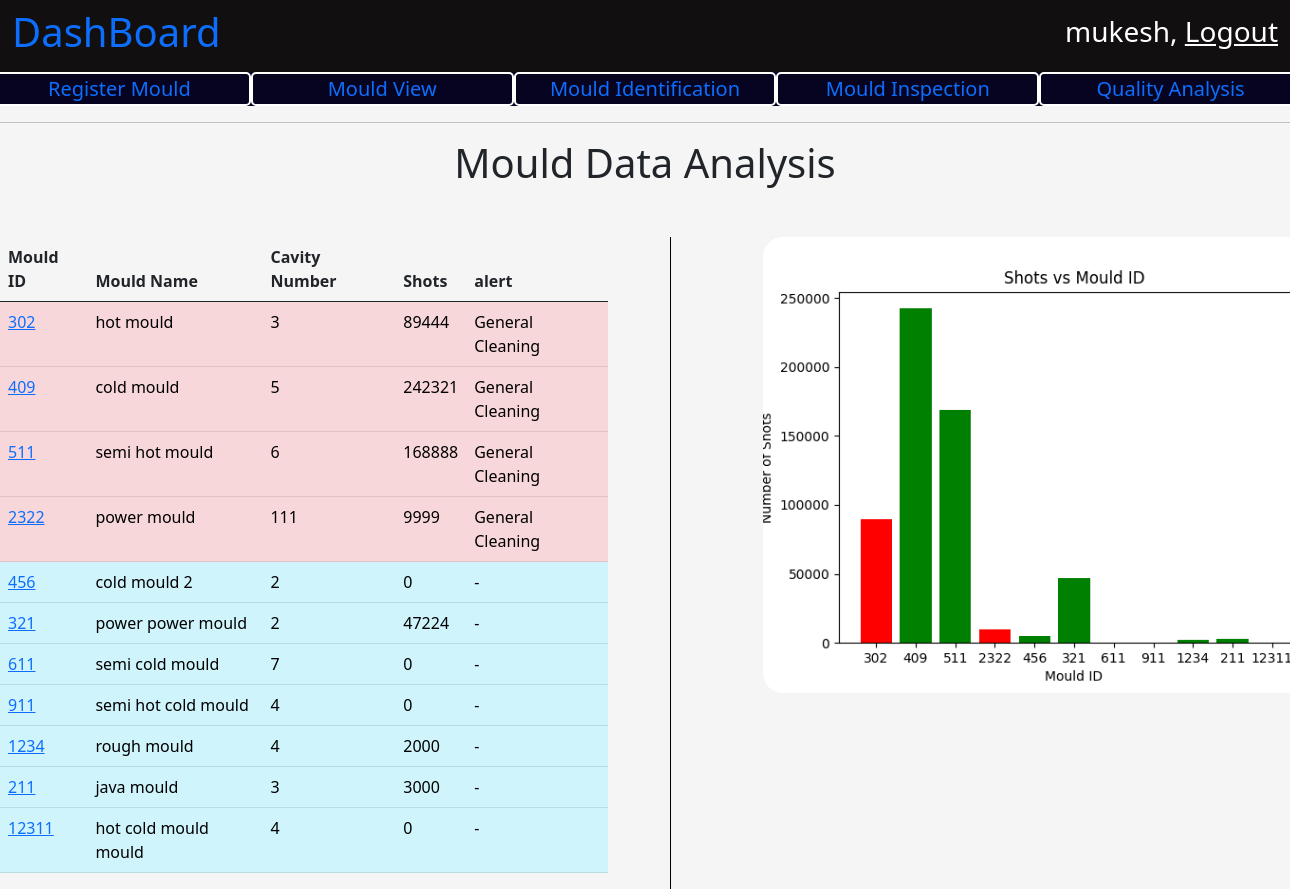
The app's page / (signed in), older data.
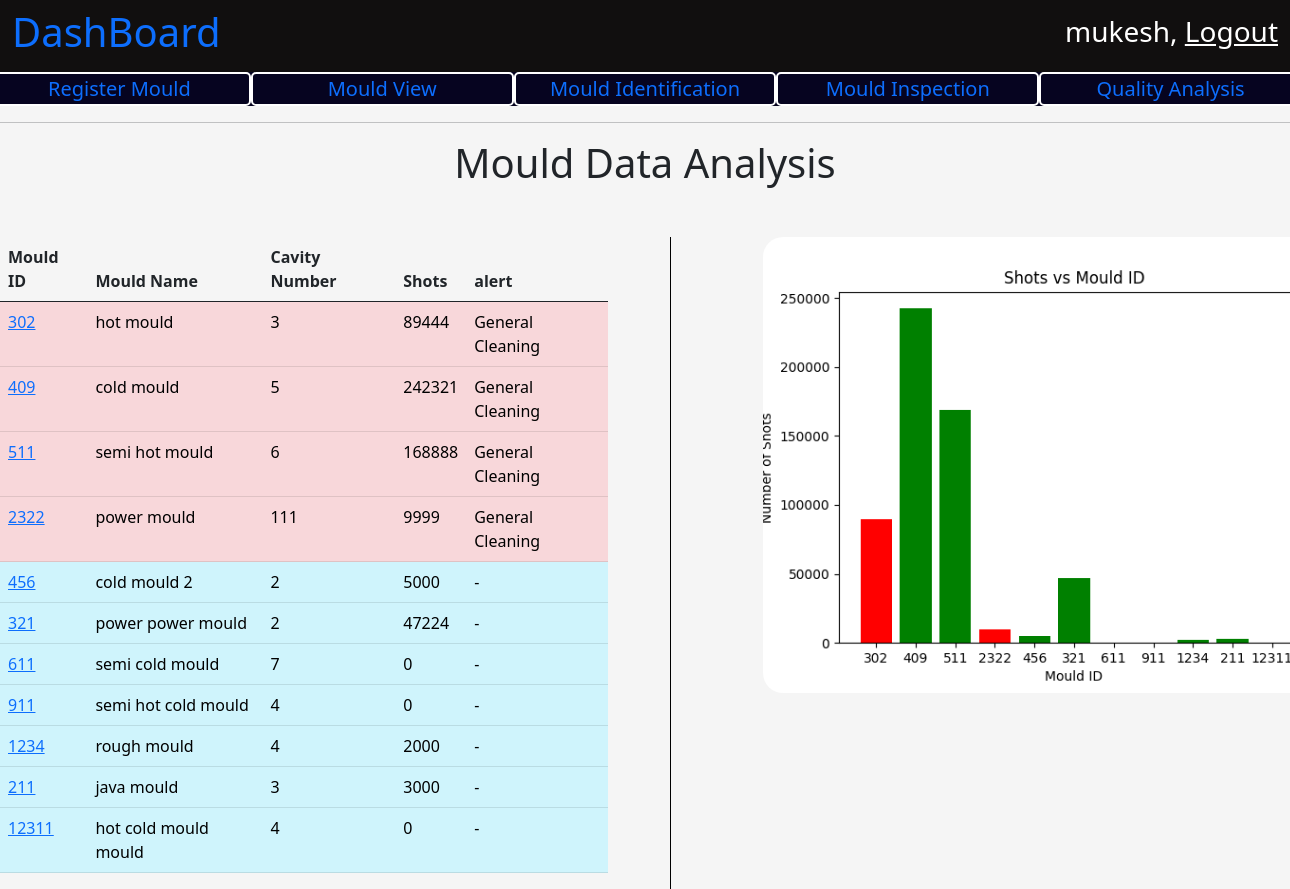
The same page, newer data.
### mould/models.py (models this page shows)
class Mould(models.Model):
    mould_id = models.IntegerField(primary_key=True)
    mould_name = models.CharField(max_length=200)
    cavity_number = models.IntegerField()
    registered_date = models.DateTimeField(auto_now_add=True)
    registered_by = models.ForeignKey(User, on_delete=models.RESTRICT)
    threshold_value = models.IntegerField()
    present_count = models.IntegerField()
    def __str__(self):
        return str(self.mould_id)
    def alert(self):
        return self.threshold_value - self.present_count <= 500

### user_panel/views.py (the view)
# urls.py: path('', views.homePage, name = "homePage"),
@login_required
def homePage(request):
    context = {}
    print(request.user)
    context['user'] = request.user
    print("-----------------------")
    print(context['user'])
    mould_data = Mould.objects.all()
    print(type(mould_data))
    mould_data = list(mould_data)
    print(mould_data)
    main_point = -1
    for i in range(len(mould_data)):
        if mould_data[i].alert() is True:
            main_point += 1
            temp = mould_data[i]
            mould_data[i] = mould_data[main_point]
            mould_data[main_point] = temp
    mould_id = []
    mould_shots_count = []
    bar_color = []
    color_list = ['black', 'red', 'green']
    for i in range(len(mould_data)):
        mould_id.append(str(mould_data[i].mould_id))
        mould_shots_count.append(mould_data[i].present_count)
        color_index = random.randint(0, 2)
        bar_color.append(color_list[color_index])
    plt.bar(mould_id, mould_shots_count, color = bar_color)
    plt.title('Shots vs Mould ID')
    plt.xlabel('Mould ID')
    plt.ylabel('Number of Shots')
    print(mould_id)
    print(mould_shots_count)
    plt.close()
    context['mould_data'] = mould_data
    print("----------------------")
    return render(request, 'user_panel/user_dashboard.html', context)

### user_panel/templates/user_panel/user_dashboard.html (shortened to what the changed rows need)
{% extends 'base.html' %}
{% load static %}
{% block title %}
    <link
        rel="stylesheet"
        href="{% static 'css/dashboard.css' %}" >
{% endblock %}
{% block body_content %}
    <div class="MouldData">
        <div class="row">
            <div class="col">
               <table class="table">
                    <thead>
                        <tr>
                            <th scope="col">Mould ID</th>
                            <th scope="col">Mould Name</th>
                            <th scope="col">Cavity Number</th>
                            <th scope="col">Shots</th>
                            <th scope="col"> alert </th>
                        </tr>
                    </thead>
                    <tbody>
                        {% for mould in mould_data %}
                            {% if mould.alert %}
                                <tr class="table-danger">
                                    <td class="table-danger">
                                        <a href="mould/{{ mould.mould_id }}">
                                            {{ mould.mould_id }}
                                        </a>
                                    </td>
                                    <td class="table-danger">
                                        {{ mould.mould_name }}
                                    </td>
                                    <td class="table-danger">
                                        {{ mould.cavity_number }}
                                    </td>
                                    <td class="table-danger">
                                        {{ mould.present_count }}
                                    </td>
                                    <td class="table-danger">
                                        General Cleaning
                                    </td>
                                </tr>
                            {% else %}
                                <tr class="table-info">
                                    <td class="table-info">
                                        <a href="mould/{{ mould.mould_id }}">
                                            {{ mould.mould_id }}
                                        </a>
                                    </td>
                                    <td class="table-info">
                                        {{ mould.mould_name }}
                                    </td>
                                    <td class="table-info">
                                        {{ mould.cavity_number }}
                                    </td>
                                    <td class="table-info">
                                        {{ mould.present_count }}
                                    </td>
                                    <td class="table-info">
                                        -
                                    </td>
                                </tr>
                            {% endif %}
                        {% endfor %}
                    </tbody>
                </table>
            </div>
        </div>
    </div>
{% endblock %}

Row changes from the older to the newer data that the page shows:
changed Mould "cold mould 2": present_count "0" → "5000"
